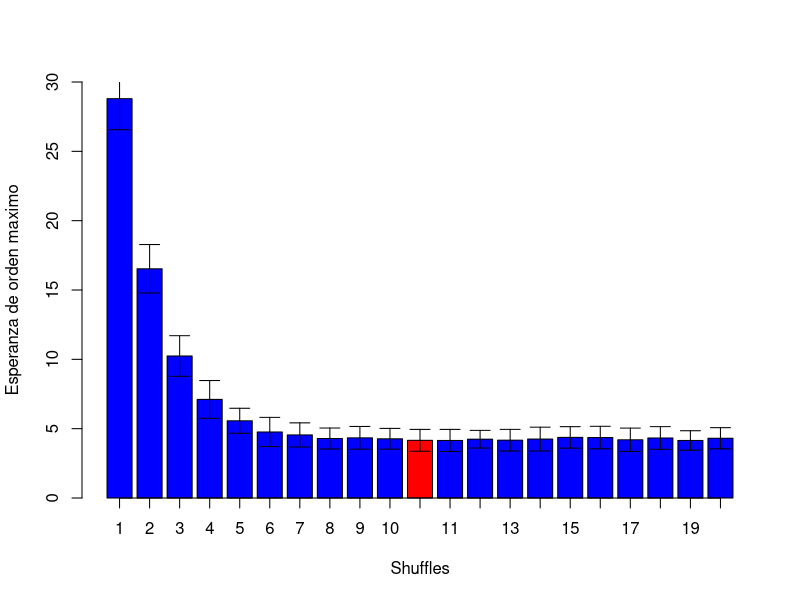

Write the R code that produced this figure.
orden_maximo = function(vector){
	n = length(vector)
	ans = c(1)
	indices = rep(-1, n)
	for (i in 1:n){
		indices[vector[i]] = i
	}
	for (i in 2:n){
		ending_here = 1
		if(indices[i-1]<indices[i]){
			ending_here = ans[i-1]+1
		}
		ans = c(ans, ending_here)
	}
	return(max(ans))
}


shuffle = function(perm){
	n = length(perm)
	K = rbinom(1, n, 0.5)
	lugaresRandom = sample(seq(1, n), K, replace=FALSE)
	lugaresRandom = sort(lugaresRandom, decreasing=FALSE)
	ans = rep(-1, n)
	deArriba = 1
	for (i in 1:K){
		ans[lugaresRandom[i]] = perm[deArriba]
		deArriba = (deArriba+1)
	}
	for (i in 1:n){
		if(ans[i]==-1){
			ans[i] = perm[deArriba]
			deArriba = (deArriba+1)
		}
	}
	return(ans)
}

get_random_perm = function(n){
	return( sample(seq(1,n), n, replace=FALSE) )
}

esperanza = function(vector){
	return (sum(vector)/length(vector))
}

desv = function(vector){
	return(sd(vector))
}

# Grafica. Le paso el valor de la esperanza del orden de una permutacion random y su desviacion
# para meter ese valor en el medio con otro color y compararlo con los otros
graficar = function(esperanzas, desviaciones, esperanza_random_perm, desv_random_perm){
	len = length(esperanzas)
	barras = len+1
        pos_agregada = 10
        y = c(esperanzas[1:pos_agregada], esperanza_random_perm, esperanzas[(pos_agregada+1):len])
        y = matrix(y, 1, barras)
        y.means = apply(y, 2, mean)
        y.sd = c(desviaciones[1:pos_agregada], desv_random_perm, desviaciones[(pos_agregada+1):len])
        barx = barplot(y.means, names.arg=c(seq(1,pos_agregada), "rand_perm", seq(pos_agregada+1, length(esperanzas))), ylim=c(0,30), col=c( rep("blue", pos_agregada), "red", rep("blue", (len-pos_agregada))), axis.lty=1, xlab="Shuffles", ylab="Esperanza de orden maximo")
        error.bar(barx,y.means, y.sd)
}


# Pone las barras de error en el grafico hecho
error.bar = function(x, y, upper, lower=upper, length=0.1,...){
        if(length(x) != length(y) | length(y) !=length(lower) | length(lower) != length(upper)){
                stop("vectors must be same length")
        }
        arrows(x,y+upper, x, y-lower, angle=90, code=3, length=length, ...)
}



# MAIN, donde se hace todo

N_GRANDE=100
CARTAS=52

# Obtengo la esperanza y la desviacion estandar del orden maximo de una permutacion al azar, realizando 100 experimentos
ordenes_random_permutations = c()
for (i in 1:N_GRANDE){
	perm = get_random_perm(CARTAS)
	orden = orden_maximo(perm)
	ordenes_random_permutations = c(ordenes_random_permutations, orden)
}
valor_esperado_permutacion_random = esperanza(ordenes_random_permutations)
desviacion_permutacion_random = desv(ordenes_random_permutations)
print(paste("Esperanza de orden maximo de permutacion al azar: ", valor_esperado_permutacion_random))
print(paste("Desviacion estandar orden maximo de permutacion al azar: ", desviacion_permutacion_random))
# --------------------------------------------------- #


# Obtengo las esperanzas y las desviaciones del orden maximo dada una cierta cantidad de shuffles, para luego graficar
esperanzas_ordenes_segun_shuffles = c()
desviaciones_segun_shuffles = c()
MAX_SHUFFLES=20
for (numero_de_shuffles in 1:MAX_SHUFFLES){
	ordenes_shuffle = c()
	for (num in 1:N_GRANDE){
		mazo = seq(1, CARTAS)
		for (i in 1:numero_de_shuffles){
			mazo = shuffle(mazo)
		}
		ordenes_shuffle = c(ordenes_shuffle, orden_maximo(mazo))
	}
	esperanzas_ordenes_segun_shuffles = c(esperanzas_ordenes_segun_shuffles, esperanza(ordenes_shuffle))
	desviaciones_segun_shuffles = c(desviaciones_segun_shuffles, desv(ordenes_shuffle))
}
GRAPH_FILE_PATH = "/home/cherny/Estadistica/grafico.png"
png(GRAPH_FILE_PATH)
graficar(esperanzas_ordenes_segun_shuffles, desviaciones_segun_shuffles, valor_esperado_permutacion_random, desviacion_permutacion_random)
dev.off()
